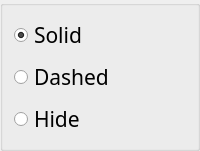
                 <widget class="QGroupBox" name="gpbx_Edges">
                  <property name="sizePolicy">
                   <sizepolicy hsizetype="Minimum" vsizetype="Expanding">
                    <horstretch>0</horstretch>
                    <verstretch>0</verstretch>
                   </sizepolicy>
                  </property>
                  <property name="styleSheet">
                   <string notr="true"/>
                  </property>
                  <property name="title">
                   <string/>
                  </property>
                  <layout class="QVBoxLayout" name="verticalLayout_3">
                   <item>
                    <widget class="QRadioButton" name="rdbtn_eTypeSolid">
                     <property name="sizePolicy">
                      <sizepolicy hsizetype="Minimum" vsizetype="Expanding">
                       <horstretch>0</horstretch>
                       <verstretch>0</verstretch>
                      </sizepolicy>
                     </property>
                     <property name="font">
                      <font>
                       <family>Pastelova Demo</family>
                       <pointsize>16</pointsize>
                       <italic>false</italic>
                       <bold>false</bold>
                      </font>
                     </property>
                     <property name="styleSheet">
                      <string notr="true"/>
                     </property>
                     <property name="text">
                      <string>Solid</string>
                     </property>
                     <property name="checked">
                      <bool>true</bool>
                     </property>
                    </widget>
                   </item>
                   <item>
                    <widget class="QRadioButton" name="rdbtn_eTypeDashed">
                     <property name="sizePolicy">
                      <sizepolicy hsizetype="Minimum" vsizetype="Expanding">
                       <horstretch>0</horstretch>
                       <verstretch>0</verstretch>
                      </sizepolicy>
                     </property>
                     <property name="font">
                      <font>
                       <family>Pastelova Demo</family>
                       <pointsize>16</pointsize>
                       <italic>false</italic>
                       <bold>false</bold>
                      </font>
                     </property>
                     <property name="styleSheet">
                      <string notr="true"/>
                     </property>
                     <property name="text">
                      <string>Dashed</string>
                     </property>
                    </widget>
                   </item>
                   <item>
                    <widget class="QRadioButton" name="rdbtn_eTypeNoEdge">
                     <property name="sizePolicy">
                      <sizepolicy hsizetype="Minimum" vsizetype="Expanding">
                       <horstretch>0</horstretch>
                       <verstretch>0</verstretch>
                      </sizepolicy>
                     </property>
                     <property name="font">
                      <font>
                       <family>Pastelova Demo</family>
                       <pointsize>16</pointsize>
                       <italic>false</italic>
                       <bold>false</bold>
                      </font>
                     </property>
                     <property name="styleSheet">
                      <string notr="true"/>
                     </property>
                     <property name="text">
                      <string>Hide</string>
                     </property>
                    </widget>
                   </item>
                  </layout>
                 </widget>
